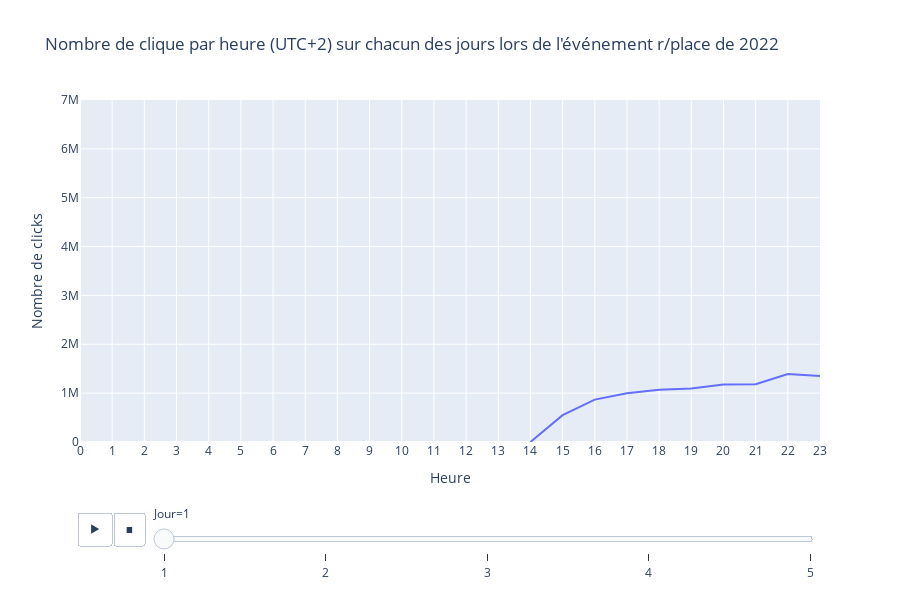

The cell this chart's notebook holds for it:
### Code cell
fig = px.line(
    df_hours_count_per_day,
    x="hour",
    y="count",
    animation_frame="day",
    height=600,
    labels={"count": "Nombre de clicks", "hour": "Heure", "day": "Jour"},
    title="Nombre de clique par heure (UTC+2) sur chacun des jours lors de l'événement r/place de 2022",
    range_y=[0,7e6],
    range_x=[0,23],
)

fig.update_layout(
    xaxis = dict(
        tickmode = "linear",
        tick0 = 1,
        dtick = 1
    ),
    showlegend=False
)

fig.write_html("html/hours_interactive.html")
fig.show()

### Figure 1 — Plotly figure (JSON) as saved in the notebook; plotly's stock layout.template omitted (floating-point values rounded to 4 significant figures)
{"data": [{"hovertemplate": "Jour=1<br>Heure=%{x}<br>Nombre de clicks=%{y}<extra></extra>", "legendgroup": "", "line": {"color": "#636efa", "dash": "solid"}, "marker": {"symbol": "circle"}, "mode": "lines", "name": "", "orientation": "v", "showlegend": false, "type": "scatter", "x": [14, 15, 16, 17, 18, 19, 20, 21, 22, 23], "xaxis": "x", "y": [88, 548837, 867910, 996994, 1070997, 1096114, 1176890, 1181388, 1392714, 1351942], "yaxis": "y"}], "layout": {"height": 600, "legend": {"tracegroupgap": 0}, "showlegend": false, "sliders": [{"active": 0, "currentvalue": {"prefix": "Jour="}, "len": 0.9, "pad": {"b": 10, "t": 60}, "steps": [{"args": [["1"], {"frame": {"duration": 0, "redraw": false}, "fromcurrent": true, "mode": "immediate", "transition": {"duration": 0, "easing": "linear"}}], "label": "1", "method": "animate"}, {"args": [["2"], {"frame": {"duration": 0, "redraw": false}, "fromcurrent": true, "mode": "immediate", "transition": {"duration": 0, "easing": "linear"}}], "label": "2", "method": "animate"}, {"args": [["3"], {"frame": {"duration": 0, "redraw": false}, "fromcurrent": true, "mode": "immediate", "transition": {"duration": 0, "easing": "linear"}}], "label": "3", "method": "animate"}, {"args": [["4"], {"frame": {"duration": 0, "redraw": false}, "fromcurrent": true, "mode": "immediate", "transition": {"duration": 0, "easing": "linear"}}], "label": "4", "method": "animate"}, {"args": [["5"], {"frame": {"duration": 0, "redraw": false}, "fromcurrent": true, "mode": "immediate", "transition": {"duration": 0, "easing": "linear"}}], "label": "5", "method": "animate"}], "x": 0.1, "xanchor": "left", "y": 0, "yanchor": "top"}], "title": {"text": "Nombre de clique par heure (UTC+2) sur chacun des jours lors de l'événement r/place de 2022"}, "updatemenus": [{"buttons": [{"args": [null, {"frame": {"duration": 500, "redraw": false}, "fromcurrent": true, "mode": "immediate", "transition": {"duration": 500, "easing": "linear"}}], "label": "&#9654;", "method": "animate"}, {"args": [[null], {"frame": {"duration": 0, "redraw": false}, "fromcurrent": true, "mode": "immediate", "transition": {"duration": 0, "easing": "linear"}}], "label": "&#9724;", "method": "animate"}], "direction": "left", "pad": {"r": 10, "t": 70}, "showactive": false, "type": "buttons", "x": 0.1, "xanchor": "right", "y": 0, "yanchor": "top"}], "xaxis": {"anchor": "y", "domain": [0, 1], "dtick": 1, "range": [0, 23], "tick0": 1, "tickmode": "linear", "title": {"text": "Heure"}}, "yaxis": {"anchor": "x", "domain": [0, 1], "range": [0, 7000000], "title": {"text": "Nombre de clicks"}}}}
